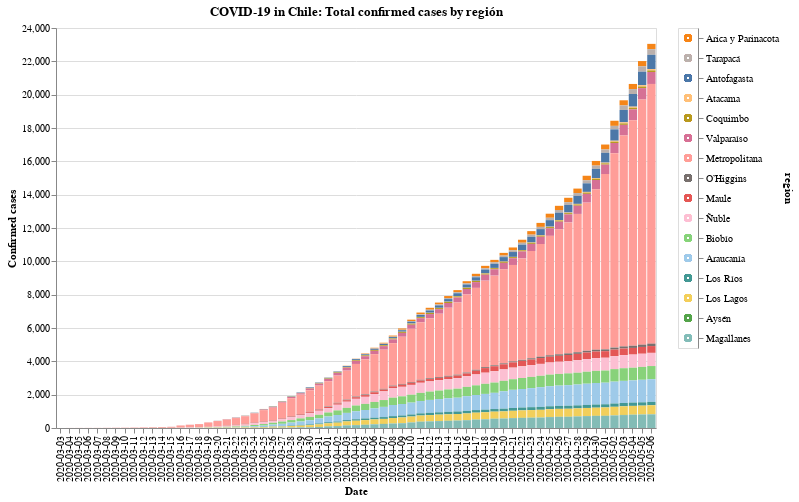

This figure's notebook cell:
### Code cell
#hide_input
input_dropdown = alt.binding_select(options=data['region'].unique())
selection1 = alt.selection_single(fields=['region'], bind=input_dropdown, name=' ')
selection2 = alt.selection_multi(fields=['region'], on='mouseover')
color = alt.condition(selection1 | selection2,
                    alt.Color('region:N', scale=alt.Scale(scheme='tableau20'), legend=None),
                    alt.value('lightgray'))

chart = alt.Chart(data).mark_bar().encode(
    x=alt.X('date:O', axis=alt.Axis(title='Date')),
    y=alt.Y('casos', axis=alt.Axis(title='Confirmed cases')),
    color=color,
    tooltip=['date', 'region', 'casos'],
    order=alt.Order(
    # Sort the segments of the bars by this field
    'codigo region',
    sort='descending'
    )
).properties(
    title='COVID-19 in Chile: Total confirmed cases by región'
).add_selection(
    selection1, selection2
).transform_filter(
    selection1
)

legend = alt.Chart(data).mark_point().encode(
    y=alt.Y('region:N', axis=alt.Axis(orient='right'), sort=regiones),
    color=color
).add_selection(
    selection1, selection2
)

chart.properties(width=600, height=400) | legend

### Figure 1 — Vega-Lite specification as saved in the notebook (floating-point values rounded to 4 significant figures; data arrays with more than 128 entries replaced by an {"elided": "..."} marker saying what was removed)
{"config": {"view": {"continuousWidth": 400, "continuousHeight": 300}}, "hconcat": [{"mark": "bar", "encoding": {"color": {"condition": {"type": "nominal", "field": "region", "legend": null, "scale": {"scheme": "tableau20"}, "selection": {"or": [" ", "selector001"]}}, "value": "lightgray"}, "order": {"type": "quantitative", "field": "codigo region", "sort": "descending"}, "tooltip": [{"type": "nominal", "field": "date"}, {"type": "nominal", "field": "region"}, {"type": "quantitative", "field": "casos"}], "x": {"type": "ordinal", "axis": {"title": "Date"}, "field": "date"}, "y": {"type": "quantitative", "axis": {"title": "Confirmed cases"}, "field": "casos"}}, "height": 400, "selection": {" ": {"type": "single", "fields": ["region"], "bind": {"input": "select", "options": ["Arica y Parinacota", "Tarapacá", "Antofagasta", "Atacama", "Coquimbo", "Valparaíso", "Metropolitana", "O’Higgins", "Maule", "Ñuble", "Biobío", "Araucanía", "Los Ríos", "Los Lagos", "Aysén", "Magallanes"]}}, "selector001": {"type": "multi", "fields": ["region"], "on": "mouseover"}}, "title": "COVID-19 in Chile: Total confirmed cases by región", "transform": [{"filter": {"selection": " "}}], "width": 600}, {"mark": "point", "encoding": {"color": {"condition": {"type": "nominal", "field": "region", "legend": null, "scale": {"scheme": "tableau20"}, "selection": {"or": [" ", "selector001"]}}, "value": "lightgray"}, "y": {"type": "nominal", "axis": {"orient": "right"}, "field": "region", "sort": ["Arica y Parinacota", "Tarapacá", "Antofagasta", "Atacama", "Coquimbo", "Valparaíso", "Metropolitana", "O’Higgins", "Maule", "Ñuble", "Biobío", "Araucanía", "Los Ríos", "Los Lagos", "Aysén", "Magallanes"]}}, "selection": {" ": {"type": "single", "fields": ["region"], "bind": {"input": "select", "options": ["Arica y Parinacota", "Tarapacá", "Antofagasta", "Atacama", "Coquimbo", "Valparaíso", "Metropolitana", "O’Higgins", "Maule", "Ñuble", "Biobío", "Araucanía", "Los Ríos", "Los Lagos", "Aysén", "Magallanes"]}}, "selector001": {"type": "multi", "fields": ["region"], "on": "mouseover"}}}], "data": {"name": "data-e2f48adefad25cfea4d367c0dcdbae33"}, "$schema": "https://vega.github.io/schema/vega-lite/v4.8.1.json", "datasets": {"data-e2f48adefad25cfea4d367c0dcdbae33": {"elided": "1040 records"}}}
